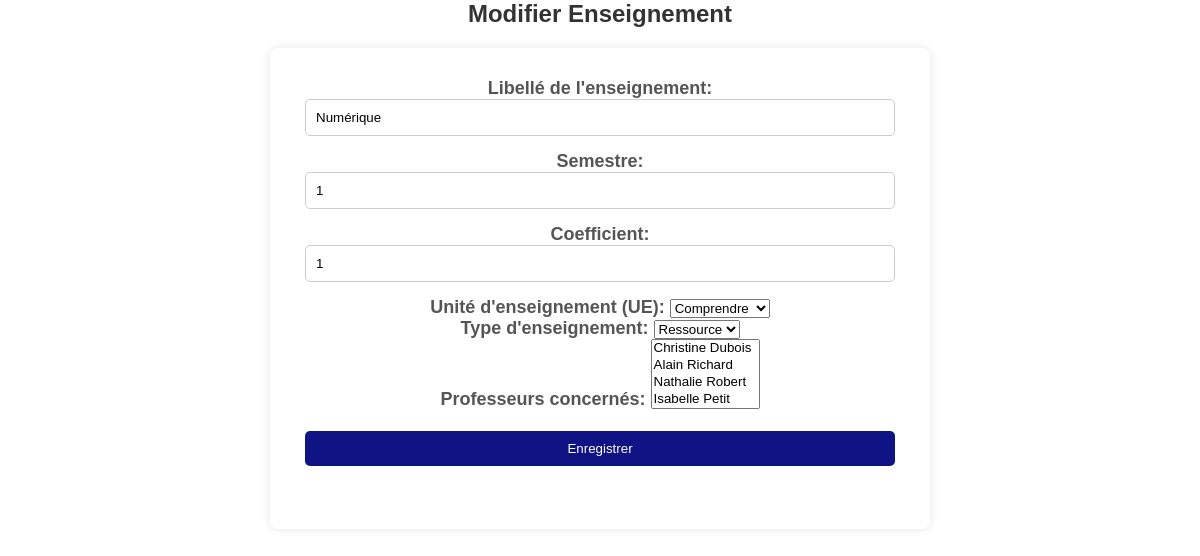
/pages/edit_enseignement.php?id=666376efe324c, run on an earlier commit of the app's database.
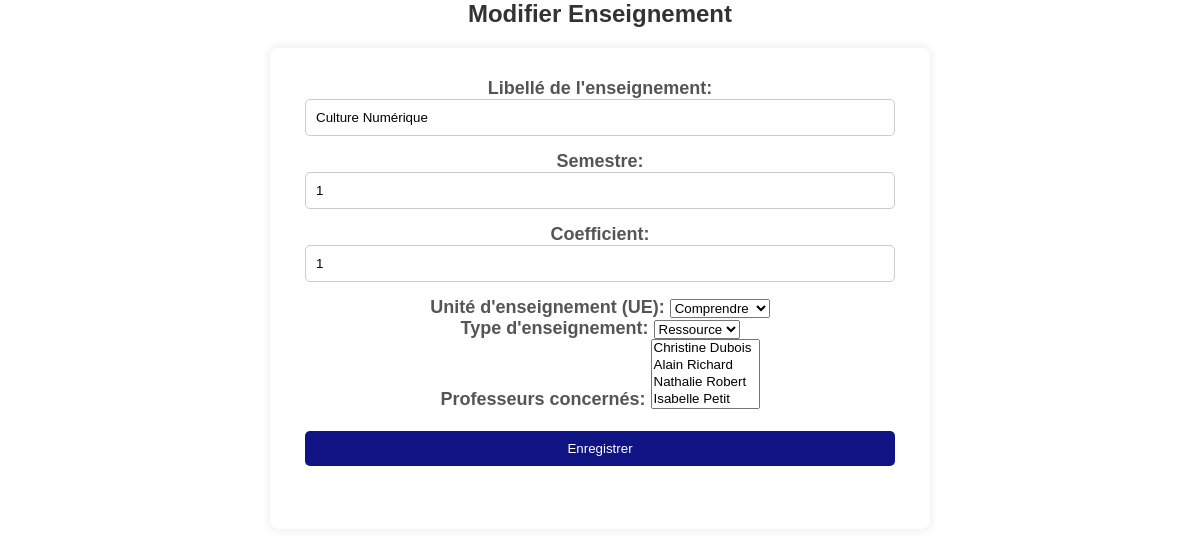
And on a later commit of the database.
### tables this page shows
CREATE TABLE ENSEIGNEMENT (
    ID_Ens VARCHAR(255) PRIMARY KEY,
    nom_Ens VARCHAR(255),
    Semestre INT,
    Coefficient INT,
    ID_UE VARCHAR(255),
    type VARCHAR(255),
    FOREIGN KEY (ID_UE) REFERENCES UE(ID_UE),
    FOREIGN KEY (type) REFERENCES TYPE_ENSEIGNEMENT(type)
);

### pages/edit_enseignement.php (the view, shortened to what this page needs)
<link rel="stylesheet" href="../css/style.css">
<?php
$pdo = connexionDB();
$enseignement = [];
$selectedProfessors = [];
$selectedUE = '';
$selectedType = '';
$ueOptions = '';
$typeOptions = '';
$professeurs = [];
if ($_SERVER['REQUEST_METHOD'] == 'POST') {
    $id = $_POST['id'];
    $nom_ens = $_POST['nom_ens'];
    $semestre = $_POST['semestre'];
    $coefficient = $_POST['coefficient'];
    $id_ue = $_POST['ue'];
    $professeurs = isset($_POST['professeurs']) ? $_POST['professeurs'] : [];
    $type_ens = $_POST['type_ens'];
    try {
        $pdo->beginTransaction();
        $sql = "UPDATE ENSEIGNEMENT SET nom_Ens = :nom_ens, Semestre = :semestre, Coefficient = :coefficient, ID_UE = :id_ue, type = :type_ens WHERE ID_Ens = :id";
        $stmt = $pdo->prepare($sql);
        $stmt->execute([
            'nom_ens' => $nom_ens,
            'semestre' => $semestre,
            'coefficient' => $coefficient,
            'id_ue' => $id_ue,
            'type_ens' => $type_ens,
            'id' => $id
        ]);
        $sql = "DELETE FROM ENSEIGNE WHERE ID_Ens = :id";
        $stmt = $pdo->prepare($sql);
        $stmt->execute(['id' => $id]);
        $sql = "INSERT INTO ENSEIGNE (ID_prof, ID_Ens) VALUES (:id_prof, :id_ens)";
        $stmt = $pdo->prepare($sql);
        foreach ($professeurs as $id_prof) {
            $stmt->execute(['id_prof' => $id_prof, 'id_ens' => $id]);
        }
        $pdo->commit();
        echo "<script>window.close();window.opener.location.reload();</script>";
        exit;
    } catch (PDOException $e) {
        $pdo->rollBack();
        $error = "Erreur lors de la mise à jour: " . $e->getMessage();
    }
} else {
    if (isset($_GET['id'])) {
        $id = $_GET['id'];
        $sql = "SELECT * FROM ENSEIGNEMENT WHERE ID_Ens = :id";
        try {
            $stmt = $pdo->prepare($sql);
            $stmt->execute(['id' => $id]);
            $enseignement = $stmt->fetch(PDO::FETCH_ASSOC);
            if (!$enseignement) {
                $error = "Enseignement non trouvé";
            } else {
                $sql = "SELECT ID_prof FROM ENSEIGNE WHERE ID_Ens = :id";
                $stmt = $pdo->prepare($sql);
                $stmt->execute(['id' => $id]);
                $selectedProfessors = $stmt->fetchAll(PDO::FETCH_COLUMN);
                $selectedUE = $enseignement['ID_UE'];
                $selectedType = $enseignement['type'];
            }
        } catch (PDOException $e) {
            $error = "Erreur lors de la récupération des données de l'enseignement: " . $e->getMessage();
        }
    } else {
        $error = "ID d'enseignement manquant";
    }
}
try {
    $sql = "SELECT ID_UE, Competence FROM UE";
    $stmt = $pdo->query($sql);
    while ($row = $stmt->fetch(PDO::FETCH_ASSOC)) {
        $ueOptions .= '<option value="' . htmlspecialchars($row['ID_UE']) . '"';
        if ($row['ID_UE'] == $selectedUE) {
            $ueOptions .= ' selected';
        }
        $ueOptions .= '>' . htmlspecialchars($row['Competence']) . '</option>';
    }
} catch (PDOException $e) {
    echo "<p style='color:red;'>Erreur: " . $e->getMessage() . "</p>";
}
try {
    $sql = "SELECT type FROM TYPE_ENSEIGNEMENT";
    $stmt = $pdo->query($sql);
    while ($row = $stmt->fetch(PDO::FETCH_ASSOC)) {
        $typeOptions .= '<option value="' . htmlspecialchars($row['type']) . '"';
        if ($row['type'] == $selectedType) {
            $typeOptions .= ' selected';
        }
        $typeOptions .= '>' . htmlspecialchars($row['type']) . '</option>';
    }
} catch (PDOException $e) {
    echo "<p style='color:red;'>Erreur: " . $e->getMessage() . "</p>";
}
try {
    $sql = "SELECT ID_prof, nom, prenom FROM ENSEIGNANT";
    $stmt = $pdo->query($sql);
    while ($row = $stmt->fetch(PDO::FETCH_ASSOC)) {
        $professeurs[] = $row;
    }
} catch (PDOException $e) {
    echo "<p style='color:red;'>Erreur: " . $e->getMessage() . "</p>";
}
?>
<body>
    <h2>Modifier Enseignement</h2>
    <div class="container-connexion">
        <form method="post" action="<?php echo htmlspecialchars($_SERVER['PHP_SELF']); ?>">
            <div>
                <label for="nom_ens">Libellé de l'enseignement:</label>
                <input type="text" id="nom_ens" name="nom_ens"
                    value="<?php echo htmlspecialchars($enseignement['nom_Ens']); ?>" required>
            </div>
            <div>
                <div>
    <label for="semestre">Semestre:</label>
    <input type="number" id="semestre" name="semestre"
        value="<?php echo htmlspecialchars($enseignement['Semestre']); ?>" required>
</div>
<div>
    <label for="coefficient">Coefficient:</label>
    <input type="number" id="coefficient" name="coefficient"
        value="<?php echo htmlspecialchars($enseignement['Coefficient']); ?>" required>
</div>
<div>
    <label for="ue">Unité d'enseignement (UE):</label>
    <select name="ue" id="ue" required>
        <?php echo $ueOptions; ?>
    </select>
</div>
<div>
    <label for="type_ens">Type d'enseignement:</label>
    <select name="type_ens" id="type_ens" required>
        <?php echo $typeOptions; ?>
    </select>
</div>
<div>
    <label for="professeurs">Professeurs concernés:</label>
    <select name="professeurs[]" id="professeurs" multiple required>
        <?php foreach ($professeurs as $prof) {
            $selected = in_array($prof['ID_prof'], $selectedProfessors) ? 'selected' : '';
            echo '<option value="' . htmlspecialchars($prof['ID_prof']) . '" ' . $selected . '>' . htmlspecialchars($prof['nom']) . ' ' . htmlspecialchars($prof['prenom']) . '</option>';
        } ?>
    </select>
</div>
<br>
<input type="submit" value="Enregistrer">
</form>
</div>
</body>
</html>

### css/style.css (style rules this page uses)
html, body { font-family: Arial, sans-serif; margin: 0; padding: 0; height: 100%; }
.container-connexion, .usertype { width: 50%; margin: 6px auto; background-color: #fff; padding: 30px; border-radius: 8px; box-shadow: 0 0 10px rgba(0, 0, 0, 0.1); text-align: center; font-size: 18px; }
h2 { text-align: center; color: #333; }
label { font-weight: bold; color: #555; }
input, textarea { width: calc(100% - 10px); padding: 10px; margin-bottom: 15px; border: 1px solid #ccc; border-radius: 5px; }
input[type="submit"] { background-color: #0F1383; color: #fff; border: none; padding: 10px 20px; border-radius: 5px; cursor: pointer; }

What changed in the data, as far as the page shows it:
changed enseignement: nom_ens "Numérique" → "Culture Numérique"
